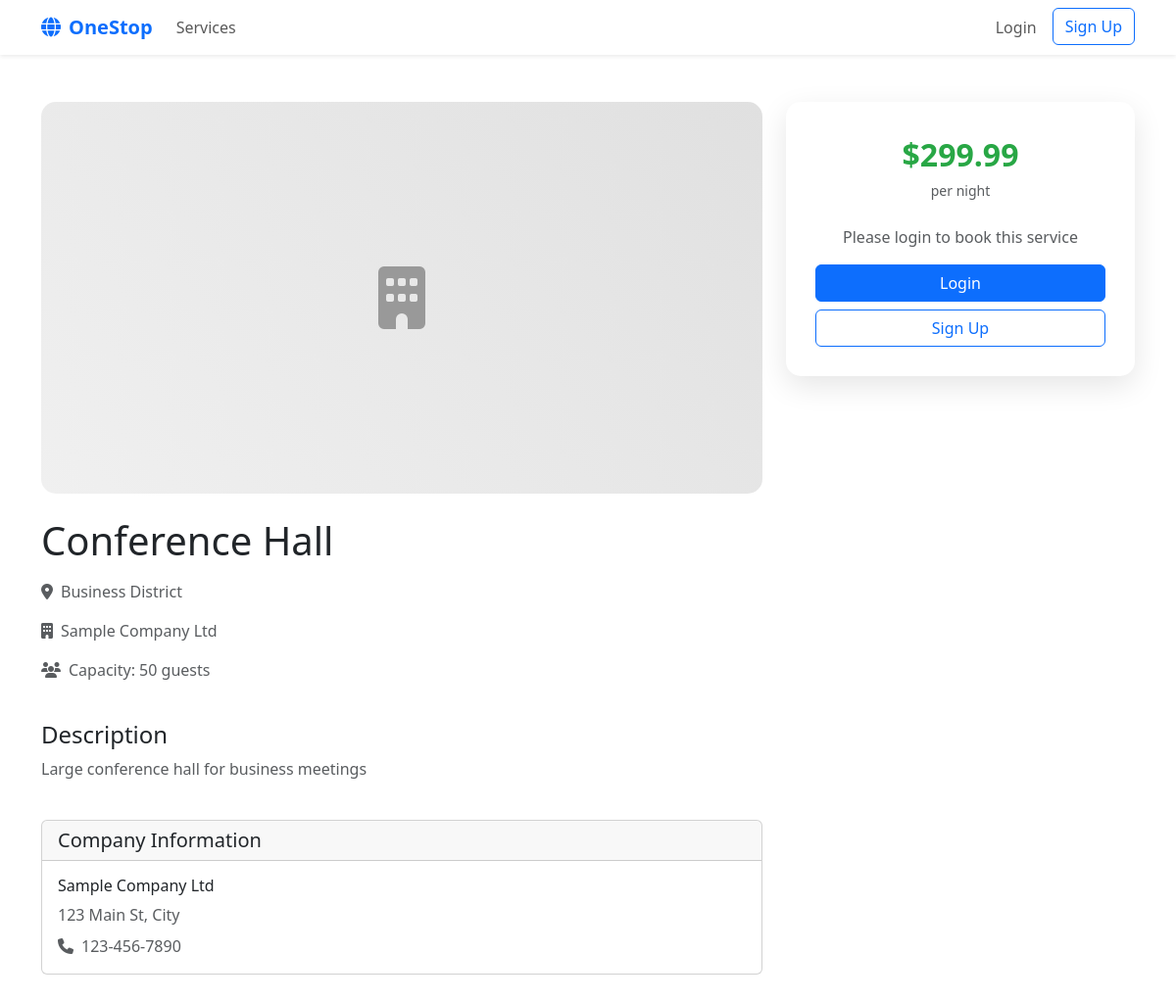
Page /service/view.php?id=3 on the committed database.
### tables this page shows
CREATE TABLE services(
    id INT AUTO_INCREMENT PRIMARY KEY,
    company_id INT NOT NULL,
    title VARCHAR(200) NOT NULL,
    description TEXT,
    price DECIMAL(10,2) NOT NULL,
    capacity INT DEFAULT 1,
    available_from DATE,
    available_to DATE,
    location VARCHAR(200),
    image_url VARCHAR(500),
    approved TINYINT DEFAULT 0,
    created_at TIMESTAMP DEFAULT CURRENT_TIMESTAMP,
    updated_at TIMESTAMP DEFAULT CURRENT_TIMESTAMP ON UPDATE CURRENT_TIMESTAMP,
    FOREIGN KEY(company_id) REFERENCES companies(id) ON DELETE CASCADE
);

CREATE TABLE companies(
    id INT AUTO_INCREMENT PRIMARY KEY,
    user_id INT NOT NULL,
    name VARCHAR(150) NOT NULL,
    info TEXT,
    address TEXT,
    phone VARCHAR(20),
    approved TINYINT DEFAULT 0,
    created_at TIMESTAMP DEFAULT CURRENT_TIMESTAMP,
    updated_at TIMESTAMP DEFAULT CURRENT_TIMESTAMP ON UPDATE CURRENT_TIMESTAMP,
    FOREIGN KEY(user_id) REFERENCES users(id) ON DELETE CASCADE
);

### includes/session.php (called while the page is built, shortened)
<?php
function isLoggedIn() {
    return isset($_SESSION['user_id']) && isset($_SESSION['role']);
}
?>

### includes/db.php (called while the page is built, shortened)
<?php
function executeQuery($conn, $sql, $params = []) {
    $stmt = $conn->prepare($sql);
    if (!empty($params)) {
        $types = str_repeat('s', count($params));
        $stmt->bind_param($types, ...$params);
    }
    $result = $stmt->execute();
    return $stmt;
}
function fetchRow($conn, $sql, $params = []) {
    $stmt = executeQuery($conn, $sql, $params);
    $result = $stmt->get_result();
    $row = $result->fetch_assoc();
    return $row;
}
?>

### service/view.php (the view, shortened to what this page needs)
<?php
require_once '../includes/db.php';
require_once '../includes/session.php';
require_once '../includes/logger.php';
$serviceId = $_GET['id'] ?? 0;
$service = fetchRow($conn,
    "SELECT s.*, c.name as company_name, c.address as company_address, c.phone as company_phone
     FROM services s
     JOIN companies c ON s.company_id = c.id
     WHERE s.id = ? AND s.approved = 1",
    [$serviceId]
);
?>
<!DOCTYPE html>
<html lang="en">
<head>
    <link href="https://cdn.jsdelivr.net/npm/bootstrap@5.3.1/dist/css/bootstrap.min.css" rel="stylesheet">
    <link href="https://cdnjs.cloudflare.com/ajax/libs/font-awesome/6.4.0/css/all.min.css" rel="stylesheet">
</head>
<body>
    <nav class="navbar navbar-expand-lg navbar-light bg-white shadow-sm">
        <div class="container">
            <a class="navbar-brand text-primary" href="../index.php">
                <i class="fas fa-globe me-2"></i>OneStop
            </a>
            <div class="collapse navbar-collapse" id="navbarNav">
                <ul class="navbar-nav me-auto">
                    <li class="nav-item">
                        <a class="nav-link" href="../services.php">Services</a>
                    </li>
                </ul>
                <ul class="navbar-nav">
                    <?php if (isLoggedIn()): ?>
                        <li class="nav-item dropdown">
                            <a class="nav-link dropdown-toggle" href="#" id="navbarDropdown" role="button" data-bs-toggle="dropdown">
                                <i class="fas fa-user me-1"></i><?php echo htmlspecialchars($_SESSION['name']); ?>
                            </a>
                            <ul class="dropdown-menu">
                                <li><a class="dropdown-item" href="../user/dashboard.php">Dashboard</a></li>
                                <li><hr class="dropdown-divider"></li>
                                <li><a class="dropdown-item" href="../auth/logout.php">Logout</a></li>
                            </ul>
                        </li>
                    <?php else: ?>
                        <li class="nav-item">
                            <a class="nav-link" href="../auth/login.php">Login</a>
                        </li>
                        <li class="nav-item">
                            <a class="btn btn-outline-primary ms-2" href="../auth/register.php">Sign Up</a>
                        </li>
                    <?php endif; ?>
                </ul>
            </div>
        </div>
    </nav>
    <div class="container my-5">
        <div class="row">
            <div class="col-lg-8">
                <div class="service-image mb-4">
                    <i class="fas fa-building"></i>
                </div>
                <div class="row mb-4">
                    <div class="col-12">
                        <h1 class="mb-3"><?php echo htmlspecialchars($service['title']); ?></h1>
                        <div class="d-flex align-items-center mb-3">
                            <i class="fas fa-map-marker-alt text-muted me-2"></i>
                            <span class="text-muted"><?php echo htmlspecialchars($service['location']); ?></span>
                        </div>
                        <div class="d-flex align-items-center mb-3">
                            <i class="fas fa-building text-muted me-2"></i>
                            <span class="text-muted"><?php echo htmlspecialchars($service['company_name']); ?></span>
                        </div>
                        <div class="d-flex align-items-center mb-3">
                            <i class="fas fa-users text-muted me-2"></i>
                            <span class="text-muted">Capacity: <?php echo $service['capacity']; ?> guests</span>
                        </div>
                    </div>
                </div>
                <div class="row mb-4">
                    <div class="col-12">
                        <h4>Description</h4>
                        <p class="text-muted"><?php echo nl2br(htmlspecialchars($service['description'])); ?></p>
                    </div>
                </div>
                <div class="row">
                    <div class="col-12">
                        <div class="card">
                            <div class="card-header">
                                <h5 class="mb-0">Company Information</h5>
                            </div>
                            <div class="card-body">
                                <h6><?php echo htmlspecialchars($service['company_name']); ?></h6>
                                <p class="text-muted mb-2"><?php echo htmlspecialchars($service['company_address']); ?></p>
                                <?php if ($service['company_phone']): ?>
                                    <p class="text-muted mb-0">
                                        <i class="fas fa-phone me-2"></i><?php echo htmlspecialchars($service['company_phone']); ?>
                                    </p>
                                <?php endif; ?>
                            </div>
                        </div>
                    </div>
                </div>
            </div>
            <div class="col-lg-4">
                <div class="booking-card">
                    <div class="text-center mb-4">
                        <div class="price-display">$<?php echo number_format($service['price'], 2); ?></div>
                        <small class="text-muted">per night</small>
                    </div>
                    <?php if (isLoggedIn()): ?>
                        <form method="POST">
                            <?php echo csrfInput(); ?>
                            <div class="mb-3">
                                <label class="form-label">Check-in Date</label>
                                <input type="date" class="form-control" name="start_date" required>
                            </div>
                            <div class="mb-3">
                                <label class="form-label">Check-out Date</label>
                                <input type="date" class="form-control" name="end_date" required>
                            </div>
                            <div class="mb-3">
                                <label class="form-label">Number of Guests</label>
                                <select class="form-select" name="pax" required>
                                    <?php for($i = 1; $i <= $service['capacity']; $i++): ?>
                                        <option value="<?php echo $i; ?>"><?php echo $i; ?> <?php echo $i == 1 ? 'Guest' : 'Guests'; ?></option>
                                    <?php endfor; ?>
                                </select>
                            </div>
                            <div class="mb-3">
                                <label class="form-label">Special Requests (Optional)</label>
                                <textarea class="form-control" name="notes" rows="3" placeholder="Any special requirements..."></textarea>
                            </div>
                            <button type="submit" class="btn btn-primary w-100">
                                <i class="fas fa-calendar-check me-2"></i>Book Now
                            </button>
                        </form>
                    <?php else: ?>
                        <div class="text-center">
                            <p class="text-muted mb-3">Please login to book this service</p>
                            <a href="../auth/login.php" class="btn btn-primary w-100 mb-2">Login</a>
                            <a href="../auth/register.php" class="btn btn-outline-primary w-100">Sign Up</a>
                        </div>
                    <?php endif; ?>
                </div>
            </div>
        </div>
    </div>
</body>
</html>

### service/view.php (style rules this page uses)
.service-image { height: 400px; background: linear-gradient(45deg, #f0f0f0, #e0e0e0); display: flex; align-items: center; justify-content: center; font-size: 4rem; color: #999; border-radius: 15px; }
.booking-card { background: white; border-radius: 15px; box-shadow: 0 10px 30px rgba(0,0,0,0.1); padding: 30px; position: sticky; top: 20px; }
.price-display { font-size: 2rem; font-weight: bold; color: #28a745; }
.navbar-brand { font-weight: bold; }

### rows in the picture
services: title "Conference Hall", location "Business District", company.name "Sample Company Ltd", capacity "50", description "Large conference hall for business meetings", company.address "123 Main St, City", company.phone "123-456-7890", price "299.99"
